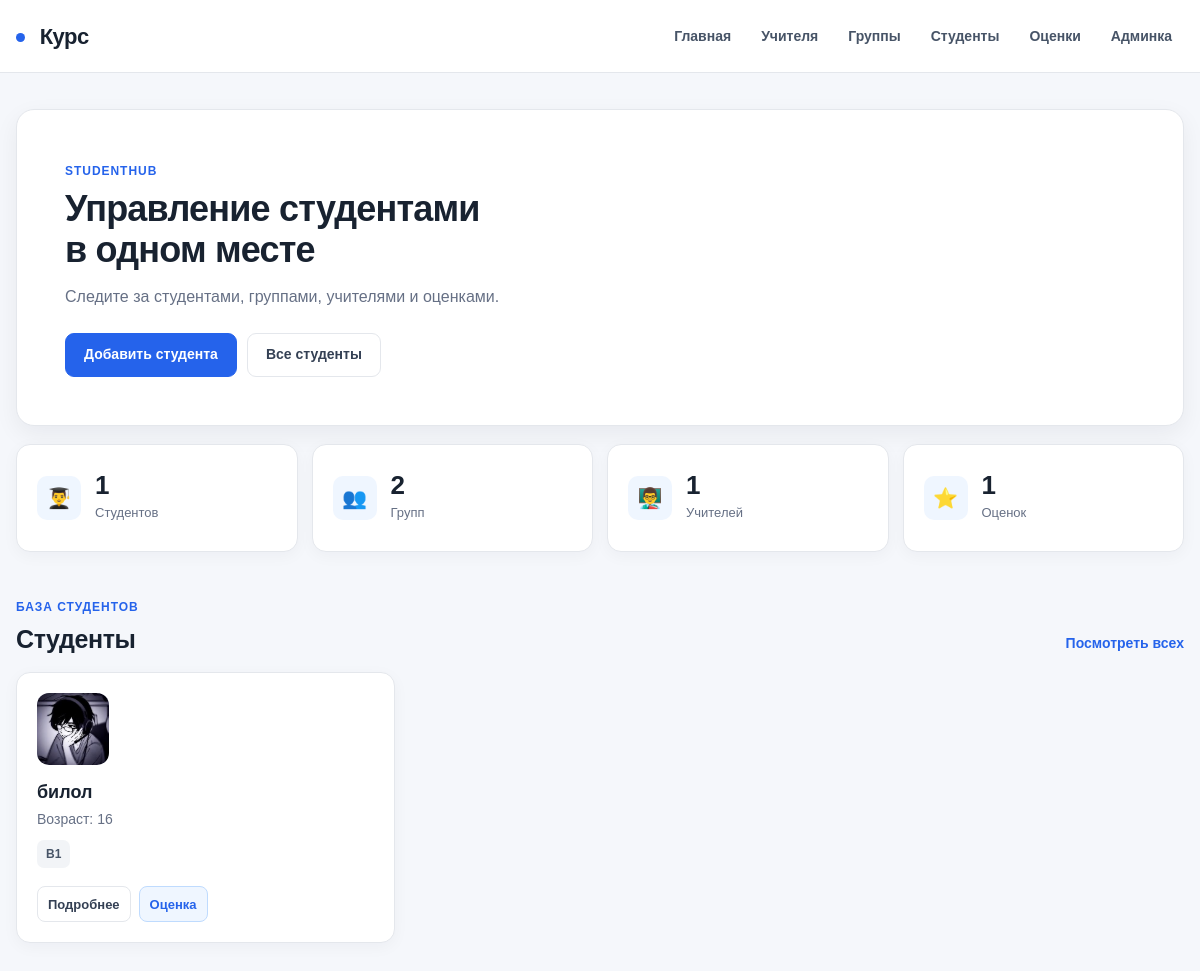
Before: / with the older database file.
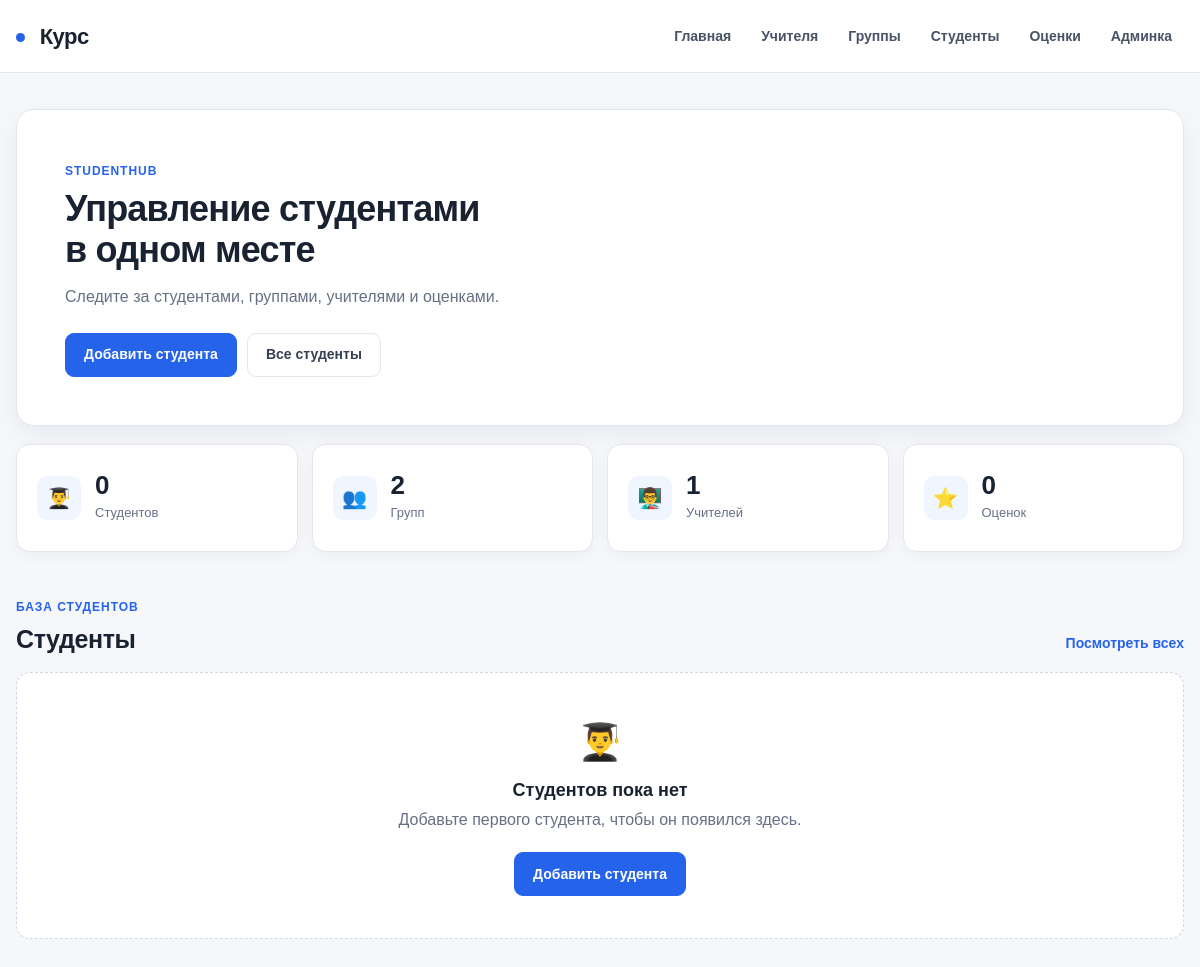
After: the same page with the newer database file.
### exam/models.py (models this page shows, shortened)
class Student(models.Model):
    name = models.CharField(max_length=200, verbose_name='Имя')
    age = models.PositiveIntegerField(verbose_name='Возраст')
    avatar = models.ImageField(upload_to='students/', blank=True, null=True, verbose_name='Аватар')
    group = models.ForeignKey(
        Group,
        on_delete=models.CASCADE,
        related_name='students',
        verbose_name='Группа'
    )
    created_at = models.DateTimeField(auto_now_add=True, verbose_name='Дата создания')
    class Meta:
        verbose_name="Студент"
        verbose_name_plural="Студенты"

class Group(models.Model):
    name = models.CharField(max_length=200, verbose_name='Название группы')
    mentor = models.ForeignKey(
        Teacher,
        on_delete=models.SET_NULL,
        null=True,
        blank=True,
        related_name='groups',
        verbose_name='Ментор'
    )
    created_at = models.DateTimeField(auto_now_add=True, verbose_name='Дата создания')
    class Meta:
        verbose_name="Группа"
        verbose_name_plural="Группы"

### exam/views.py (the view)
# urls.py: 2. Add a URL to urlpatterns:  path('', views.home, name='home')
def home(request):
    students = Student.objects.select_related('group').all().order_by('-created_at')
    context = {
        'teachers_count': Teacher.objects.count(),
        'groups_count': Group.objects.count(),
        'students_count': students.count(),
        'marks_count': StudentMark.objects.count(),
        'students': students,
    }
    return render(request, 'home.html', context)

### exam/templates/home.html (shortened to what this page needs)
{% extends 'base.html' %}
{% block content %}
<section class="hero">
    <div>
        <span class="eyebrow">StudentHub</span>
        <h1>Управление студентами<br>в одном месте</h1>
        <p class="hero-text">
            Следите за студентами, группами, учителями и оценками.
        </p>
        <div class="hero-actions">
            <a href="{% url 'student_create' %}" class="btn">Добавить студента</a>
            <a href="{% url 'student_list' %}" class="btn btn-light">Все студенты</a>
        </div>
    </div>
</section>
<section class="stats">
    <div class="stat-card">
        <span class="stat-icon">👨‍🎓</span>
        <div>
            <strong>{{ students_count }}</strong>
            <span>Студентов</span>
        </div>
    </div>
    <div class="stat-card">
        <span class="stat-icon">👥</span>
        <div>
            <strong>{{ groups_count }}</strong>
            <span>Групп</span>
        </div>
    </div>
    <div class="stat-card">
        <span class="stat-icon">👨‍🏫</span>
        <div>
            <strong>{{ teachers_count }}</strong>
            <span>Учителей</span>
        </div>
    </div>
    <div class="stat-card">
        <span class="stat-icon">⭐</span>
        <div>
            <strong>{{ marks_count }}</strong>
            <span>Оценок</span>
        </div>
    </div>
</section>
<section class="section-heading">
    <div>
        <span class="eyebrow">База студентов</span>
        <h2>Студенты</h2>
    </div>
    <a href="{% url 'student_list' %}" class="section-link">Посмотреть всех</a>
</section>
<div class="students">
    {% for student in students %}
        <article class="student-card">
            {% if student.avatar %}
                <img src="{{ student.avatar.url }}" alt="{{ student.name }}" class="student-avatar">
            {% else %}
                <div class="student-avatar student-avatar-placeholder">
                    {{ student.name|first|upper }}
                </div>
            {% endif %}
            <div class="student-info">
                <h3>{{ student.name }}</h3>
                <p>Возраст: {{ student.age }}</p>
                {% if student.group %}
                    <span class="group-badge">{{ student.group.name }}</span>
                {% else %}
                    <span class="group-badge">Группа не указана</span>
                {% endif %}
            </div>
            <div class="card-actions">
                <a href="{% url 'student_detail' student.id %}" class="card-link">Подробнее</a>
                <a href="{% url 'student_mark_create' student.id %}" class="card-link add-mark-link">Оценка</a>
            </div>
        </article>
    {% empty %}
        <div class="empty-state">
            <div class="empty-icon">👨‍🎓</div>
            <h3>Студентов пока нет</h3>
            <p>Добавьте первого студента, чтобы он появился здесь.</p>
            <a href="{% url 'student_create' %}" class="btn">Добавить студента</a>
        </div>
    {% endfor %}
</div>
{% endblock %}

Changed rows visible on the page:
removed Student: avatar (picture), name "билол", age "16", group.name "B1"
Other visible differences:
{{ students_count }}: "1" → "0"
{{ marks_count }}: "1" → "0"
text now shown: "👨‍🎓 Студентов пока нет Добавьте первого студента, чтобы он появился здесь. Добавить студента"
